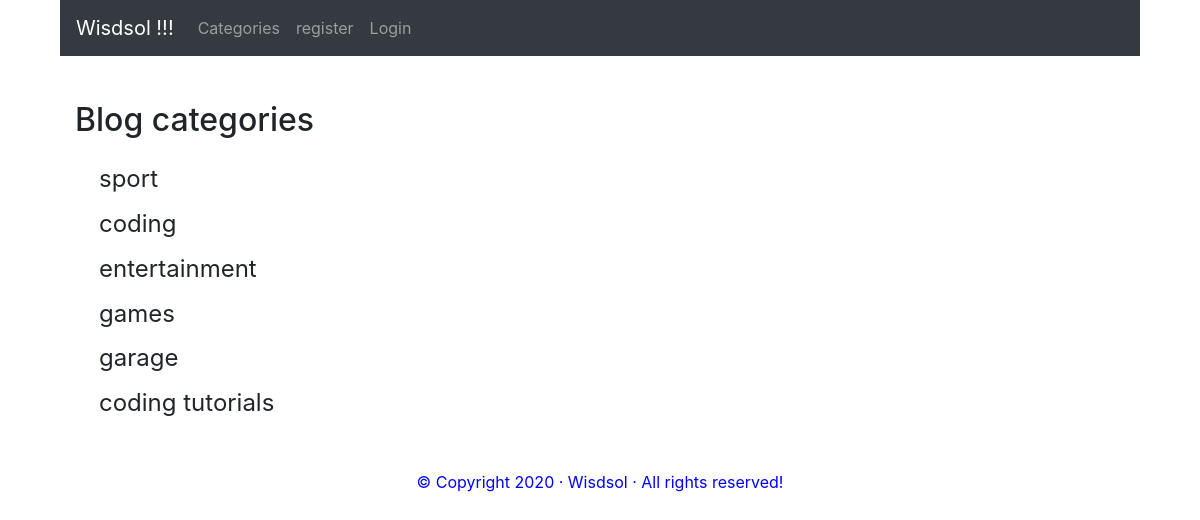
The page /category-list/ on the database its author committed.
### blog/models.py (models this page shows, shortened)
class Category(models.Model):
    name = models.CharField(max_length=255)
    def __str__(self):
        return self.name

### blog/views.py (the view)
# urls.py: path('category-list/',CategoryListView,name='category-list'),
def CategoryListView(request):
	cat_menu_list=Category.objects.all()
	return render(request,'category_list.html',{'cat_menu_list':cat_menu_list})

### blog/templates/category_list.html (shortened to what this page needs)
{% extends 'base.html' %}
{% block content%}
    <h1>Blog categories</h1>
    {%for item in cat_menu_list %}
        <h4><a class="dropdown-item" href="{%url 'category' item|slugify %}">
        {{item}}</a></h4>
    {%endfor%}
{% endblock %}

### blog/templates/base.html (shortened to what this page needs)
{% load static %}
<!doctype html>
<html lang="en">
    <head>
        <link rel="stylesheet" href="https://stackpath.bootstrapcdn.com/bootstrap/4.5.0/css/bootstrap.min.css">
        <link rel="stylesheet" type="text/css" href="https://cdnjs.cloudflare.com/ajax/libs/normalize/8.0.1/normalize.min.css">
        <link rel="stylesheet" href="https://cdnjs.cloudflare.com/ajax/libs/font-awesome/5.12.0-2/js/all.min.js">
        <link rel="stylesheet" href="{% static 'css/styles.css'%}">
    </head>
<body>
    <div class="wrapper">
        <nav class="navbar navbar-expand-lg navbar-dark bg-dark">
            <a class="navbar-brand" href="{% url 'home' %}">Wisdsol !!!</a>
            <div class="collapse navbar-collapse" id="navbarSupportedContent">
                <ul class="navbar-nav mr-auto">
                    {%if cat_menu %}
                    <li class="nav-item dropdown">
                        <a class="nav-link dropdown-toggle" href="#" id="navbarDropdown" role="button" data-toggle="dropdown" aria-haspopup="true" aria-expanded="false">
                      Categories
                    </a>
                        <div class="dropdown-menu" aria-labelledby="navbarDropdown">
                            {%for item in cat_menu %}
                            <a class="dropdown-item" href="{%url 'category' item|slugify %}">
                            {{item}}</a> {%endfor%}
                        </div>
                    </li>
                    {%else%}
                    <li class="nav-item">
                        <a class="nav-link" href="{%url 'category-list'%}">Categories</a>
                    </li>
                    {%endif%} {%if user.is_authenticated %}
                    <li class="nav-item">
                        <a class="nav-link" href="{%url 'add_post'%}">add_post</a>
                    </li>
                    <li class="nav-item">
                        <a class="nav-link" href="{%url 'add_category'%}">add_category</a>
                    </li>
                    <li class="nav-item">
                        <a class="nav-link" href="{%url 'logout'%}">Logout</a>
                    </li>
                    {% else %}
                    <li class="nav-item">
                        <a class="nav-link" href="{%url 'register'%}">register</a>
                    </li>
                    <li class="nav-item">
                        <a class="nav-link" href="{%url 'login'%}">Login</a>
                    </li>
                    {% endif %}
                </ul>
            </div>
        </nav>
        <br/>
        <div class="container myContainer">
            {% block content%} {% endblock %}
        </div>
        {% include "footer.html" %}
    </div>
</body>
</html>

### blog/templates/footer.html
<footer class="footer textcenter">
    <p>&copy; Copyright {% now "Y" %} &middot; Wisdsol &middot; All rights reserved!</p>
</footer>

### static/css/styles.css (style rules this page uses)
* { box-sizing: border-box; }
.wrapper { width: 90%; margin: auto; position: relative; z-index: 999; }
.textcenter { text-align: center; }
.footer { margin-top: 3em; color: blue; }

### rows shown on the page
Category: name "sport"
Category: name "coding"
Category: name "entertainment"
Category: name "games"
Category: name "garage"
Category: name "coding tutorials"
